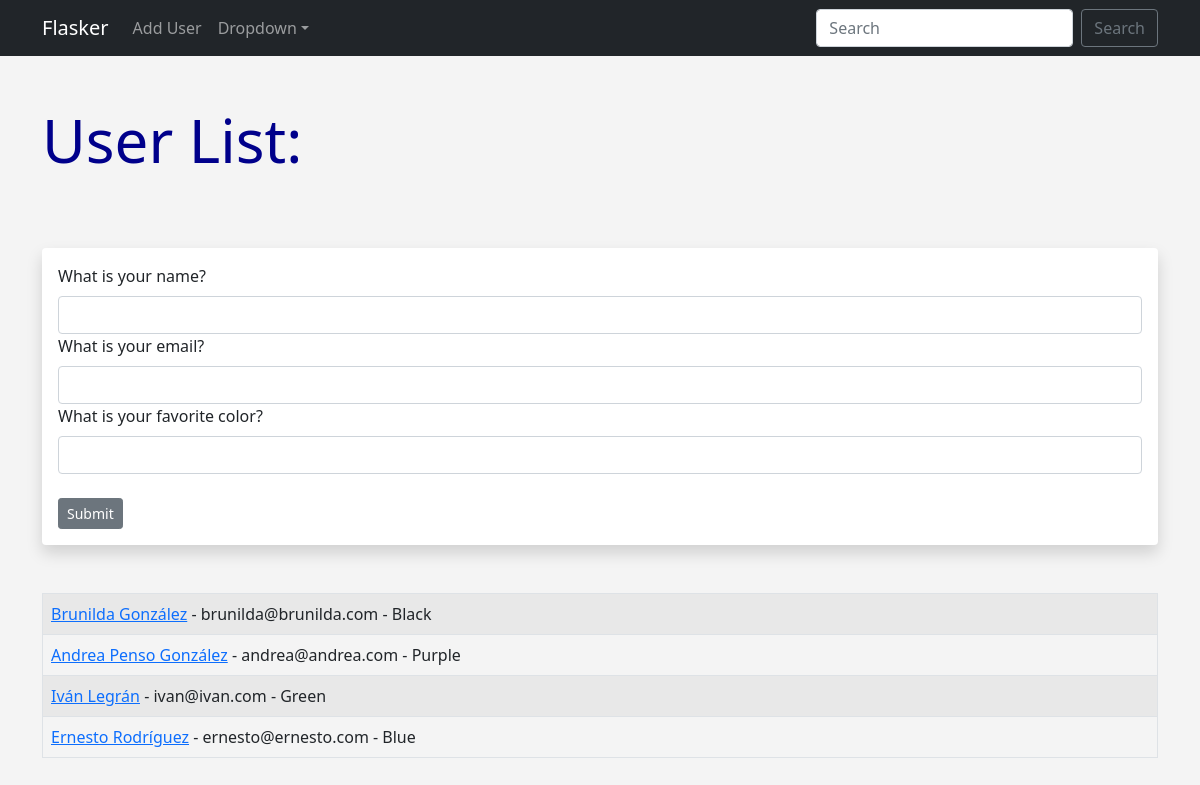
Screenshot of /user/add with the database file from the repository.
### app.py (models this page shows, shortened)
class Users(db.Model):
    id = db.Column(db.Integer, primary_key=True)
    name = db.Column(db.String(50), nullable=False)
    email = db.Column(db.String(50), nullable=False, unique=True)
    favorite_color = db.Column(db.String(50))
    date_added = db.Column(db.DateTime, default=datetime.utcnow)

### app.py (the view, shortened to what this page needs)
@app.route('/user/add', methods=['GET', 'POST'])
def add_user():
    name = None
    form = UserForm()
    all_users = Users.query.order_by(Users.date_added.desc()).all()
    return render_template('add_user.html',
                           name=name,
                           form=form,
                           all_users=all_users)

### app.py
class UserForm(FlaskForm):
    name = StringField('What is your name?', validators=[DataRequired()])
    email = StringField('What is your email?',
                        validators=[Email(), DataRequired()])
    favorite_color = StringField('What is your favorite color?')
    submit = SubmitField('Submit')

### templates/add_user.html (shortened to what this page needs)
{% extends 'base.html' %}
{% block content %}
    {% if name %}
        <h1 class="my-5">Hello {{ name }}!</h1>
        <table class="table table-hover table-bordered table-striped">
            <tr>
                {% for user in all_users %}
                    <td>
                        <a href="{{ url_for('update_user', id=user.id) }}">{{ user.name }}</a> - {{ user.email }} -
                        {{ user.favorite_color }}
                    </td>
                    </tr>
                {% endfor %}
            </table>
    {% else %}
        <h1 class="my-5">User List:</h1>
        <br>
        <div class="shadow p-3 mb-5 bg-body rounded">
            <form method="post">
                {{ form.name.label(class='form-label') }}
                {{ form.name(class='form-control') }}
                {{ form.email.label(class='form-label') }}
                {{ form.email(class='form-control') }}
                {{ form.favorite_color.label(class='form-label') }}
                {{ form.favorite_color(class='form-control') }}
                <br>
                {{ form.submit(class='btn btn-secondary btn-sm') }}
            </form>
        </div>
        <table class="table table-hover table-bordered table-striped">
            <tr>
                {% for user in all_users %}
                    <td>
                        <a href="{{ url_for('update_user', id=user.id ) }}">{{ user.name }}</a> - {{ user.email }} -
                        {{ user.favorite_color }}
                    </td>
                    </tr>
                {% endfor %}
            </table>
    {% endif %}
{% endblock content %}

### templates/base.html (shortened to what this page needs)
<!doctype html>
<html lang="en">
<head>
    <link href="https://cdn.jsdelivr.net/npm/bootstrap@5.1.3/dist/css/bootstrap.min.css" rel="stylesheet"
>
    <link rel="stylesheet" href="{{ url_for('static', filename='css/style.css') }}">
</head>
<body>
    <nav class="navbar navbar-expand-md navbar-dark bg-dark">
        <div class="container">
            <a class="navbar-brand" href="{{ url_for('index') }}">Flasker</a>
            <div class="collapse navbar-collapse" id="collapsibleNavId">
                <ul class="navbar-nav me-auto mt-2 mt-lg-0">
                    <li class="nav-item">
                        <a class="nav-link" href="{{ url_for('add_user') }}">Add User</a>
                    </li>
                    <li class="nav-item dropdown">
                        <a class="nav-link dropdown-toggle" href="#" id="dropdownId" data-bs-toggle="dropdown"
                            aria-haspopup="true" aria-expanded="false">Dropdown</a>
                    </li>
                </ul>
                <form class="d-flex my-2 my-lg-0">
                    <input class="form-control me-sm-2" type="text" placeholder="Search">
                    <button class="btn btn-outline-secondary my-2 my-sm-0" type="submit">Search</button>
                </form>
            </div>
        </div>
    </nav>
    <div class="container">
        {% block content %}
        {% endblock content %}
    </div>
</body>
</html>

### static/css/style.css (style rules this page uses)
h1 { color: darkblue; font-size: 60px; }
body { background-color: #f4f4f4; }

### rows the page displays
Users: name "Brunilda González", email "brunilda@brunilda.com", favorite_color "Black"
Users: name "Andrea Penso González", email "andrea@andrea.com", favorite_color "Purple"
Users: name "Iván Legrán", email "ivan@ivan.com", favorite_color "Green"
Users: name "Ernesto Rodríguez", email "ernesto@ernesto.com", favorite_color "Blue"
